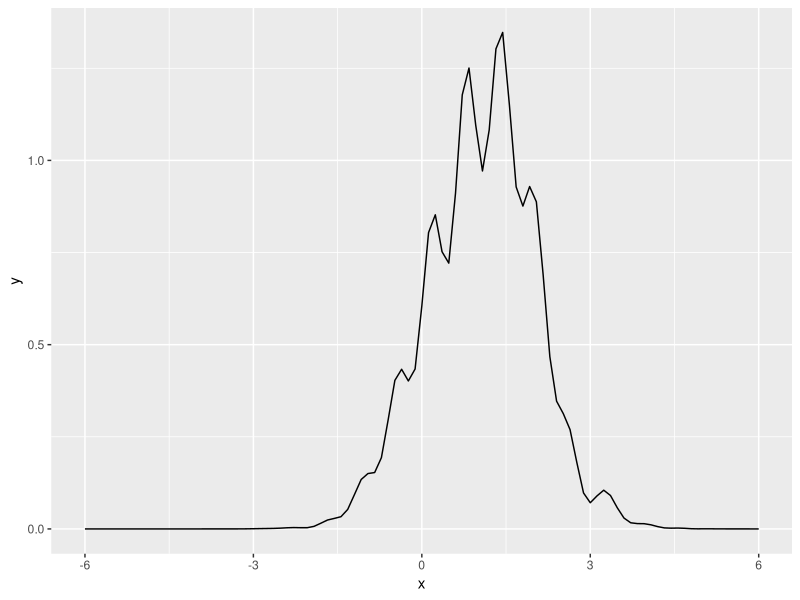
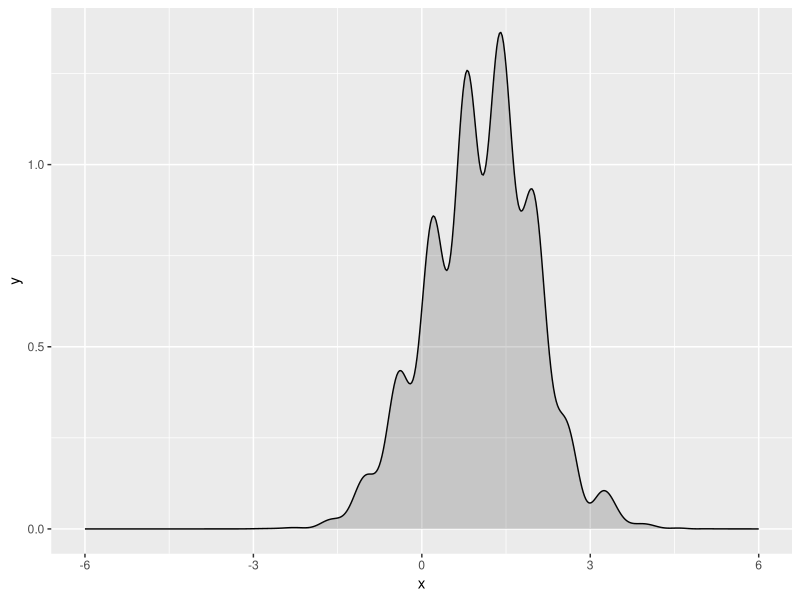
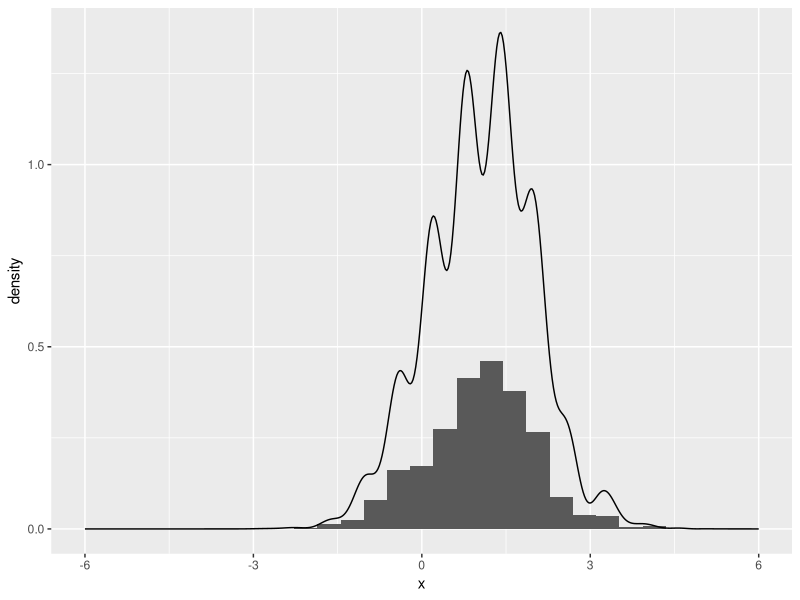
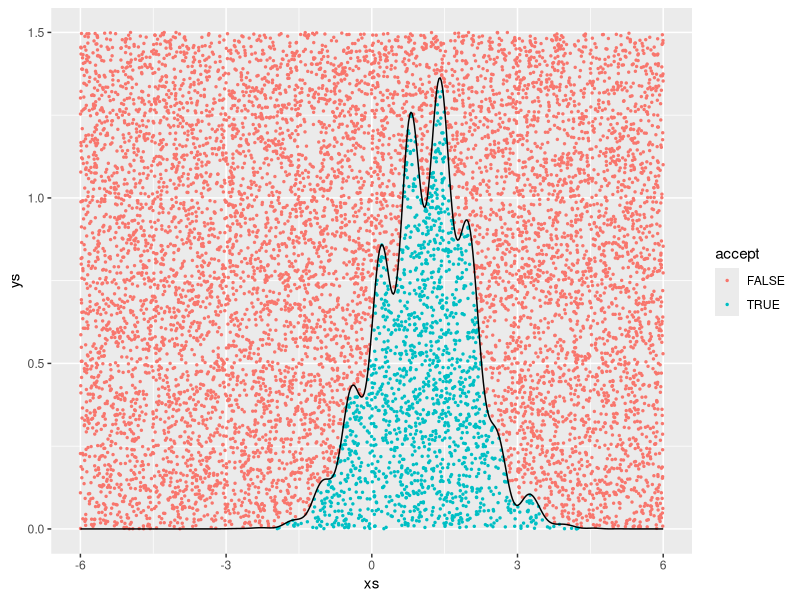
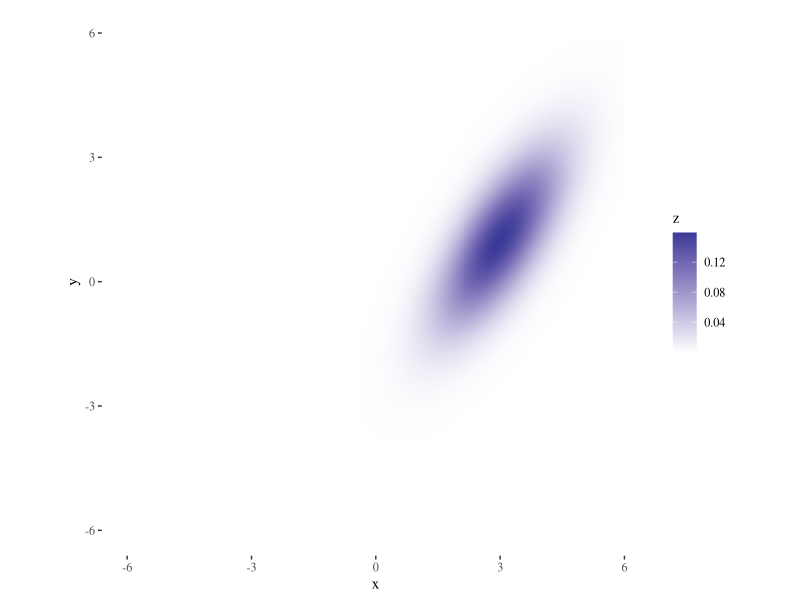
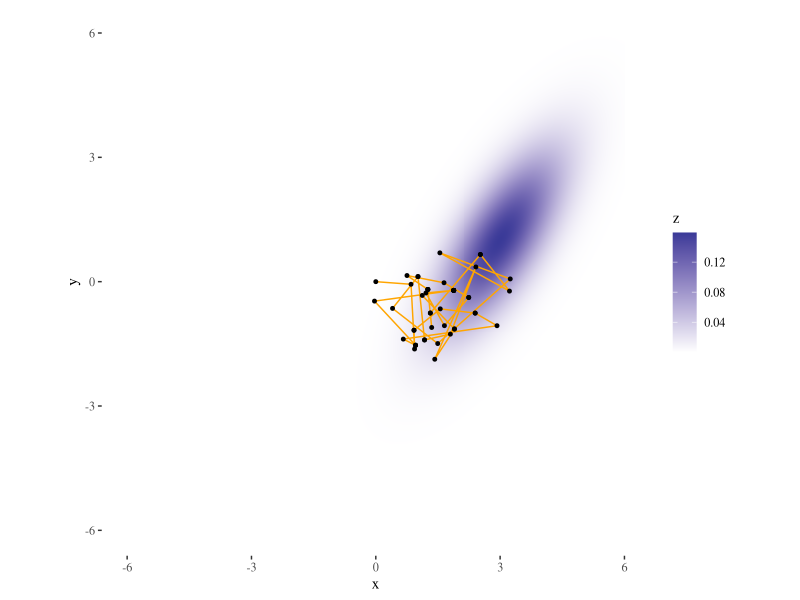
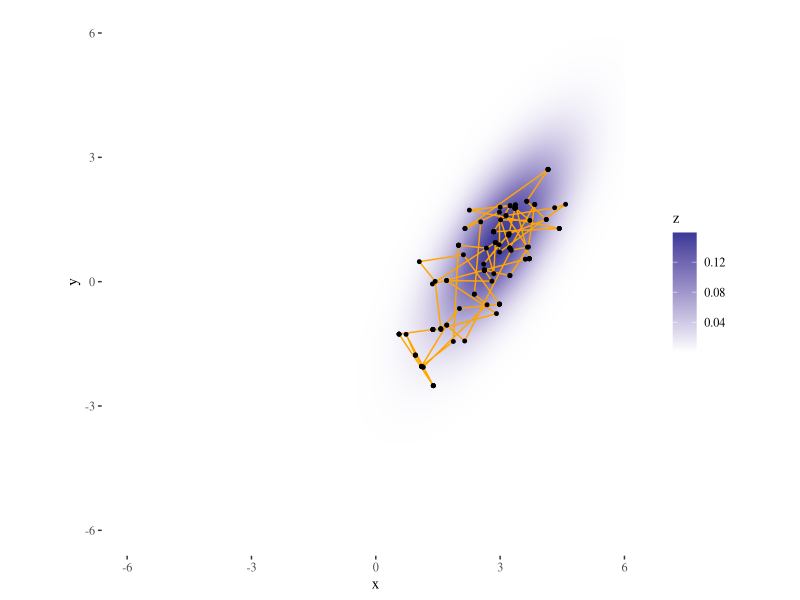
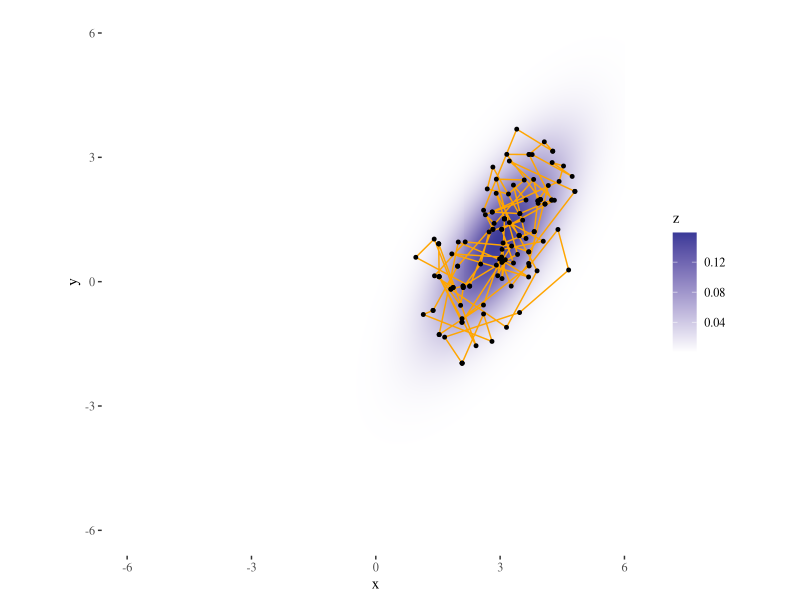

Source code (R) for these figures, in order:
## ---- chunk 1

library(ggplot2)
library(ggthemes)

f <- function(x) {
    ( sin(0.2 * x ^ 3) + sin(x ^ 2) / 5 + 2.5 + sin(10 * x) / 2 ) * dnorm(x, mean = 1)
}

# # boundary for the x axis
x_max <- 6
x_min <- -6

# for simply plotting the function
ggplot( data.frame( x = c(x_max, x_min) ), aes(x) ) + 
stat_function(fun = f)

x <- seq(x_min, x_max, length.out = 500)
y <- f(x)
data <- data.frame(x = x, y = y)
ggplot( data, aes(x, y) ) + geom_line() + 
geom_ribbon( aes(ymin = 0, ymax = y), alpha = 0.2 )

## ---- chunk 2

# throw N darts (uniformly distributed x-y pairs) at the plot above
N <- 10000
ceiling <- 1.5
xs <- runif(N, min = x_min, max = x_max)
ys <- runif(N, min = 0, max = ceiling)

# accept any samples that are below the function curve
accepted_samples <- xs[ ys <= f(xs) ]

ggplot( data.frame(x = accepted_samples) ) + 
geom_histogram( aes(x = x, y = ..density..) ) + 
geom_line( data = data, aes(x, y) )

# we can then study the samples however we want
# mean(accepted_samples)
# quantile(accepted_samples, probs = seq(0, 1, length = 4) )

## ---- chunk 3

# accepted and unaccepted points
df <- data.frame( xs = xs, ys = ys, accept = ys <= f(xs) )

# plot the accepted and unaccepted point
ggplot( df, aes(xs, ys) ) + 
geom_point( aes(color = accept), size = 0.5 ) + 
geom_line( data = data, aes(x, y) )

## ---- chunk 4

lik <- function(x, y) {
	dnorm(x - 3) * dnorm(y - x + 2)
}

grid_values <- seq(x_min, x_max, length = 500)
grid <- expand.grid(x = grid_values, y = grid_values)
z <- lik(grid$x, grid$y)

# prior probability plot
plot <- ggplot( data = grid, aes(x = x, y = y) ) + 
		geom_raster( aes(fill = z) ) + 
		scale_fill_gradient2() + coord_equal() +
		theme_tufte()
plot

## ---- chunk 5

MCMC <- function(iter, burnin = 0, thin = 1) {
	# the list of the first argument for dimnames is to specify the row names,
	# sampling starts at a random point, here 0, 0 
	samples <- matrix( NA, nrow = iter, ncol = 2, 
					   dimnames = list( NULL, c("x", "y") ) )
	samples[1, ] <- c(0, 0)

	for(i in 2:iter) {

		sample <- samples[i - 1, ]	
		for(j in 1:thin) {
			
			# propose a new sample point (will elaborate on this later)				
			proposal <- sample + rnorm(n = 2, mean = 0, sd = 1)

			# compare its likelihood with the current position
			lik_old <- lik( sample["x"], sample["y"] )
			lik_new <- lik( proposal["x"], proposal["y"] )
			ratios  <- lik_new / lik_old

			# flip a coin and accept the 
			# new proposal with probability min( ratio, 1 ),
			# if you don't accept the proposal,
			# then just keep what you had in the last step,
			# meaning nothing changed.
			# note that 1 is evaluated as TRUE
			if( rbinom( 1, size = 1, prob = min(ratios, 1) ) )
				sample <- proposal
		}
		samples[i, ] <- sample
	}
	return( data.frame(samples[ (burnin + 1):iter, ]) )
}

plot_trace <- function(plot, samples) {
	plot + 
	geom_path( data = samples, aes(x, y), color = "orange" ) + 
	geom_point( data = samples, aes(x, y), size = 1 )
}

## ---- chunk 6

# plot that shows the first few sampling points are not good ones
samples <- MCMC(iter = 50)
plot_trace(plot, samples)

# plot with burnin, discard the bad sampling points in the beginning
samples <- MCMC(iter = 250, burnin = 125)
plot_trace(plot, samples)

# use thinning to avoid correlation and
# explore more of the sample space
samples <- MCMC(iter = 250, burnin = 125, thin = 2)
plot_trace(plot, samples)
## ---- chunk 7
sessionInfo()
